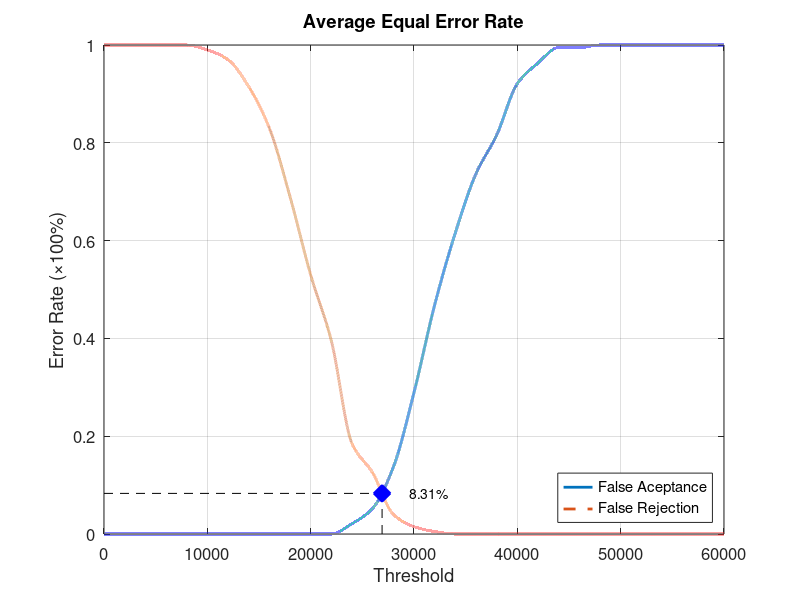
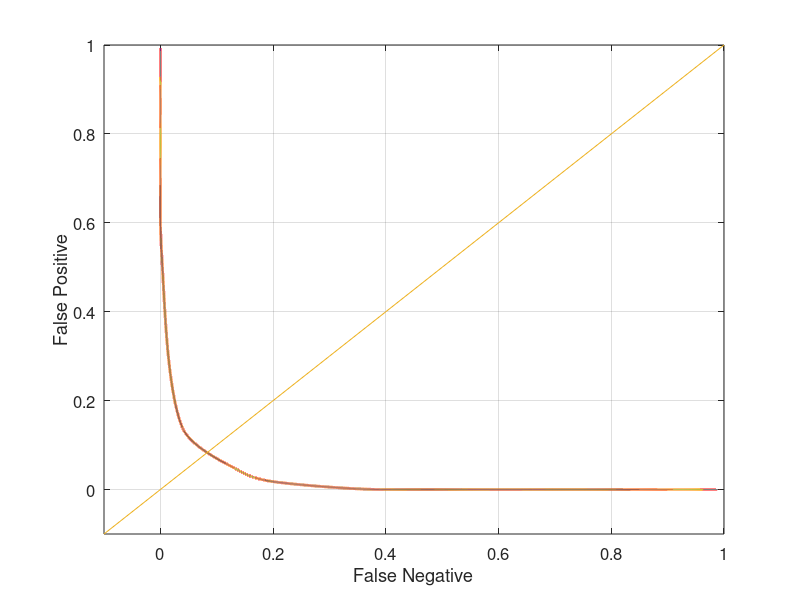

The MATLAB source for these figures, in order:
function yEER = Database1_1
close all;
clear;
clc;
x = 0:2000:60000;
xq = 0:0.5:60000;

y0 = [0 0 0 0 0 0 0 0 0 0 0 0 0.0210526 0.0526316 0.136842 0.289474 0.468421 0.615789 0.736842 0.815789 0.921053 0.963158 0.994737 0.994737 1 1 1 1 1 1 1];
yy0 = interp1(x, y0, xq, 'pchip');
y1 = [1 1 1 1 1 0.99 0.97 0.915 0.83 0.69 0.53 0.395 0.185 0.125 0.04 0.015 0.005 0 0 0 0 0 0 0 0 0 0 0 0 0 0];
yy1 = interp1(x, y1, xq, 'pchip');

% Calculating EER: 
y2 = abs(y0 - y1);
find(y2 == min(y2))
yy2 = abs(yy0 - yy1);
xEER = find(yy2 == min(yy2));
xEERIndex = xq(xEER) % X-axis EER
yEER = yy0(xEER) % Y-axis EER

main = figure
plot(xq, yy0,'-','LineWidth', 2);	hold on
plot(xq, yy1,'--','LineWidth', 2);	hold on
plot([xEERIndex xEERIndex], [0 yEER], 'k--');	hold on
plot([0 xEERIndex], [yEER yEER], 'k--');	hold on
plot(xEERIndex, yEER, 'bx', 'LineWidth', 10);	hold on
text(xEERIndex + 10 * xEERIndex / 100, yEER, [num2str(round((10000 * yEER)) / 100) '%'])
legend('False Aceptance', 'False Rejection', 'Location', 'SouthEast')
xlabel('Threshold')
ylabel('Error Rate (\times100%)')
title('Average Equal Error Rate')
set(gca, 'FontSize', 12)
axis([0 60000 0 1])
grid on

print(main, 'Database1_1Main', '-dpng');
FNRxFPR = figure('Color', [1 1 1]);
plot(yy1, yy0, '-', yy1, yy0, 'LineWidth', 2);
hold on
y = -0.1:0.1:1
plot(y, y); 
set(gca, 'FontSize', 12)
xlabel('False Negative')
ylabel('False Positive')
axis([-0.1 1 -0.1 1])
set(gca, 'FontSize', 12)
grid on

print(FNRxFPR, 'Database1_1FNRxFPR','-dpng');
end
